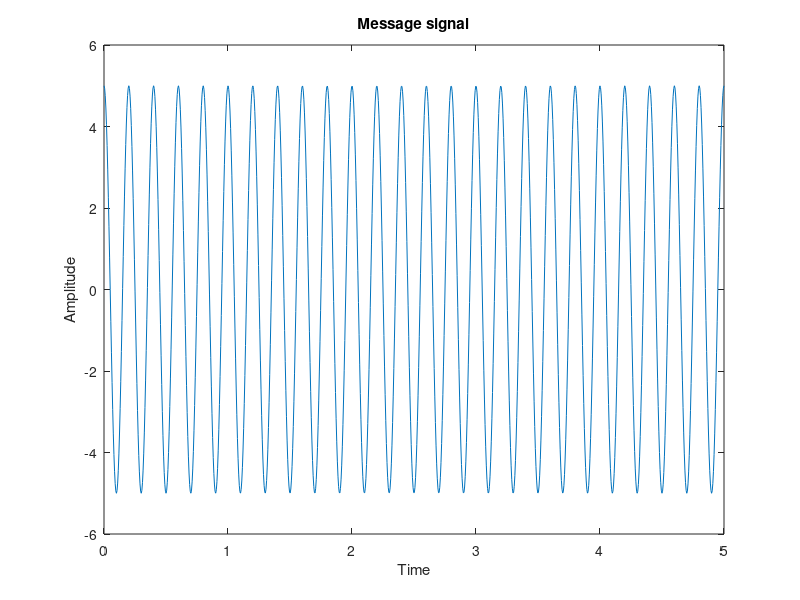
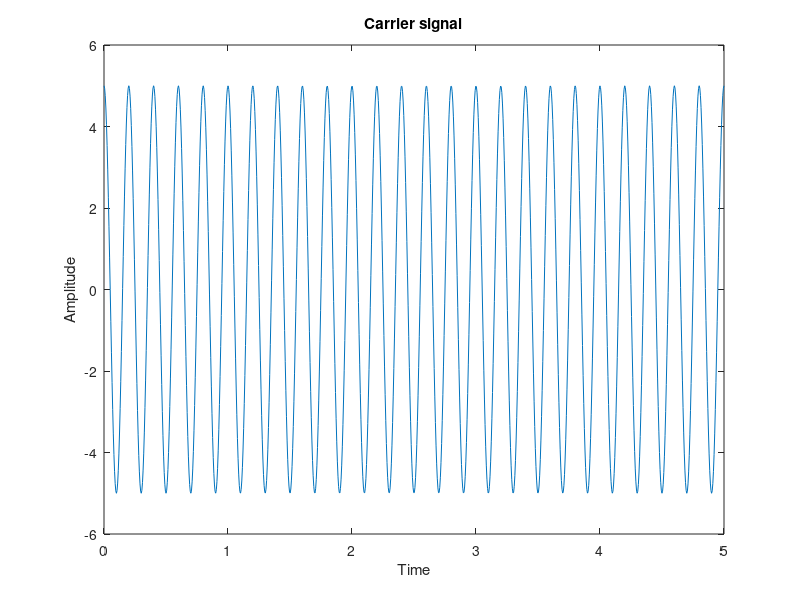
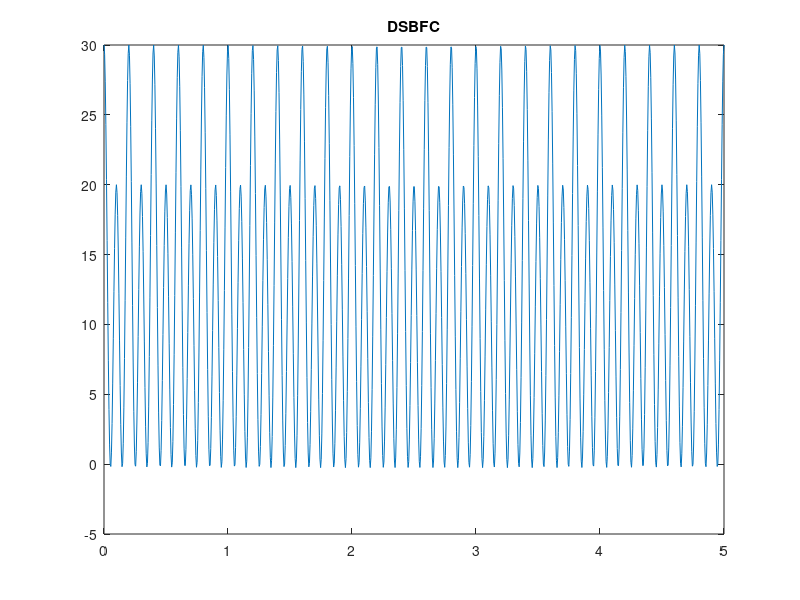
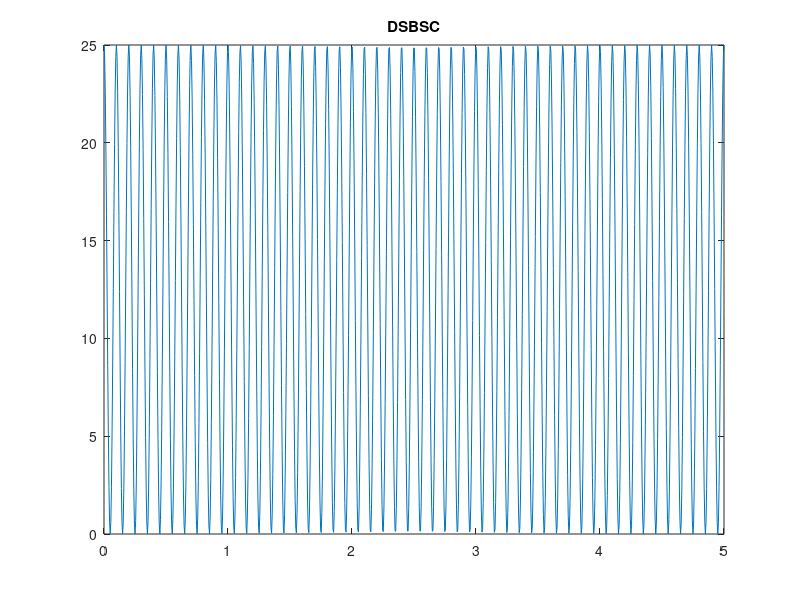

The MATLAB script that drew these images, in order:
clc  
clear all
close all
Am=input('enter messgae amplitude'); 
Ac=input('enter carrier amplitude'); 
fm=input('enter message frequency'); 
fc=input('enter carrier frequency'); 
t=linspace(0,5,1000); 
Sm=Am*cos(2*pi*fm*t); 
Sc=Ac*cos(2*pi*fc*t);
figure(1);
plot(t,Sm); 
xlabel('Time'); 
ylabel('Amplitude'); 
title('Message signal')
figure(2);
plot(t,Sc); 
xlabel('Time'); 
ylabel('Amplitude'); 
title('Carrier signal'); 
DSBSC=Sm.*Sc; 
DSBFC=Sm.*Sc+Sc; 
SSBSC=Sm.*Sc;
figure(3);
plot(t,DSBFC);
title('DSBFC'); 
figure(4);
plot(t,DSBSC);
title('DSBSC');
figure(5);
plot(t,SSBSC);
title('SSBSC');